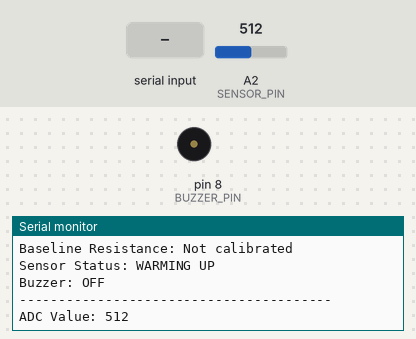
Bench run of a sketch on a simulated Arduino Nano, built with avr-gcc and run on an emulated ATmega328P. Shown: buzzer (waves = sounding, pin HIGH), the last lines printed to the serial monitor. The test bench sets the inputs (shaded band); at power-on: A2 (SENSOR_PIN) = 512.

Above: at 1.3 s.
1.4 s: A2 (SENSOR_PIN) set to 502
At 1.5 s:
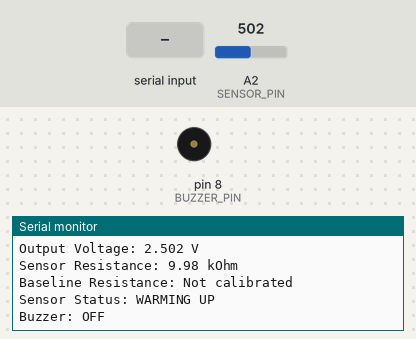
4.4 s: "C" received over Serial
7.4 s: "?" received over Serial
8.9 s: A2 (SENSOR_PIN) set to 716
At 9.07 s:
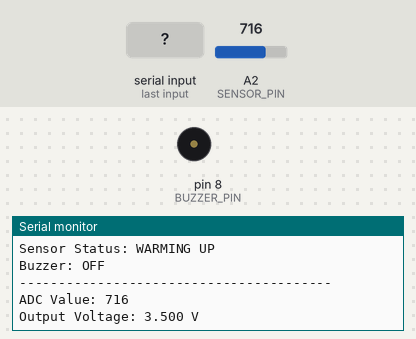
Timing chart, 0 to 11.9 s (numbered marks = the images above; inputs shaded):
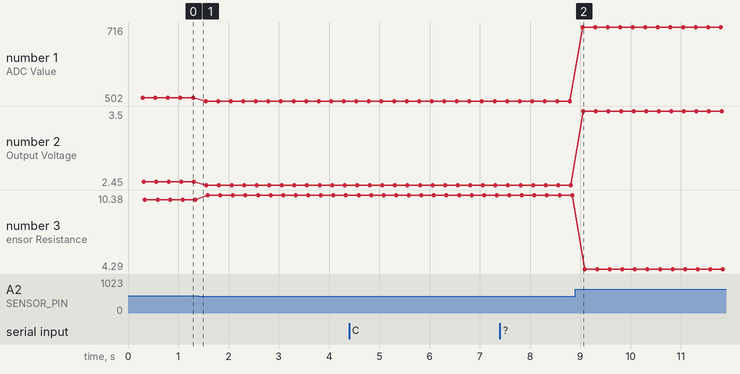

The sketch:

MQ2_Gas_Detection_System.ino.ino
```cpp
/*
  MQ-2 Gas Detection System
  Board: Arduino Nano (ATmega328P)
  Sensor analog output: A2
  Buzzer signal: D8

  Educational prototype only. NOT a certified gas detector.
  Do not use this project for life-safety or industrial protection.

  Circuit assumed by the resistance equation:
    VCC (Vc) -> MQ-2 sensing element Rs -> A2 / divider node -> RL (10 kOhm) -> GND
  This arrangement makes ADC/Vout rise as Rs falls in response to many combustible gases.
  Check your module's schematic: some MQ-2 breakout boards have different circuitry,
  and their AO pin may not match this bare-sensor divider model.
*/

#include <Arduino.h>

// ----------------------- Hardware configuration -----------------------
const uint8_t SENSOR_PIN = A2;
const uint8_t BUZZER_PIN = 8;

// ----------------------- Measurement parameters ----------------------
const float ADC_REFERENCE_VOLTAGE = 5.00; // ADC reference voltage in volts (measure Vcc for better accuracy)
const uint16_t ADC_MAX_COUNT = 1023;      // 10-bit ADC: 0..1023
const float CIRCUIT_VOLTAGE = 5.00;      // Vc: voltage supplied to the sensor divider
const float LOAD_RESISTANCE_OHMS = 10000.0; // RL: load resistor in ohms

// ----------------------- Detection parameters ------------------------
// Alarm is based on ADC increase from the measured baseline.
// Adjust after observing the sensor in a stable, known safe environment.
const uint16_t ALARM_DELTA_ADC = 80;      // Trigger at baseline ADC + this amount
const uint16_t HYSTERESIS_ADC = 20;       // Clear alarm below trigger - hysteresis

// ----------------------- Timing parameters ---------------------------
const unsigned long WARMUP_DURATION_MS = 60000UL; // 60 s example; follow sensor datasheet for initial burn-in
const unsigned long SAMPLE_INTERVAL_MS = 250UL;   // Read/print every 250 ms
const uint16_t CALIBRATION_SAMPLE_COUNT = 100;    // 100 readings
const unsigned long CALIBRATION_SAMPLE_INTERVAL_MS = 20UL;

// ----------------------- Runtime state ------------------------------
unsigned long bootTimeMs = 0;
unsigned long lastSampleMs = 0;

uint16_t currentAdc = 0;
float currentVoltage = 0.0;
float currentSensorResistance = 0.0;

uint16_t baselineAdc = 0;
float baselineVoltage = 0.0;
float baselineSensorResistance = 0.0;
bool baselineCalibrated = false;
bool alarmActive = false;
bool warmupComplete = false;

// -------------------------------------------------------------------
// Read one analog sample from the MQ-2 analog output.
uint16_t readSensor() {
  return analogRead(SENSOR_PIN);
}

// -------------------------------------------------------------------
// Convert ADC counts to voltage.
// Vout = ADC * Vref / ADC_MAX_COUNT
float adcToVoltage(uint16_t adcValue) {
  return (float)adcValue * ADC_REFERENCE_VOLTAGE / (float)ADC_MAX_COUNT;
}

// -------------------------------------------------------------------
// Calculate approximate sensor resistance using:
// Rs = RL * (Vc / Vout - 1)
//
// Rs: sensing element resistance (ohms)
// RL: load resistance (ohms)
// Vc: divider supply voltage (volts)
// Vout: measured divider voltage (volts)
//
// This equation is valid only for the divider arrangement described
// in the header. If Vout is near zero, the calculation is undefined.
float calculateSensorResistance(float outputVoltage) {
  if (outputVoltage <= 0.001) {
    return NAN;
  }

  float resistance = LOAD_RESISTANCE_OHMS *
                    ((CIRCUIT_VOLTAGE / outputVoltage) - 1.0);

  if (resistance < 0.0) {
    resistance = 0.0;
  }

  return resistance;
}

// -------------------------------------------------------------------
// Collect an average baseline after warm-up.
// Perform this only in a stable, known safe atmosphere. The baseline
// is a local reference, not a universal clean-air value.
void calibrateSensor() {
  Serial.println();
  Serial.println(F("Starting baseline calibration..."));
  Serial.println(F("Keep the sensor in a stable, known safe environment."));

  unsigned long adcTotal = 0;

  for (uint16_t i = 0; i < CALIBRATION_SAMPLE_COUNT; i++) {
    adcTotal += readSensor();
    delay(CALIBRATION_SAMPLE_INTERVAL_MS);
  }

  baselineAdc = (uint16_t)(adcTotal / CALIBRATION_SAMPLE_COUNT);
  baselineVoltage = adcToVoltage(baselineAdc);
  baselineSensorResistance = calculateSensorResistance(baselineVoltage);
  baselineCalibrated = true;
  alarmActive = false;
  digitalWrite(BUZZER_PIN, LOW);

  Serial.println(F("Baseline calibration complete."));
  Serial.print(F("Baseline ADC: "));
  Serial.println(baselineAdc);
  Serial.print(F("Baseline voltage: "));
  Serial.print(baselineVoltage, 3);
  Serial.println(F(" V"));
  Serial.print(F("Baseline sensor resistance: "));
  if (isnan(baselineSensorResistance)) {
    Serial.println(F("Not available (voltage too low)"));
  } else {
    Serial.print(baselineSensorResistance / 1000.0, 2);
    Serial.println(F(" kOhm"));
  }
  Serial.println(F("Alarm monitoring enabled."));
  Serial.println();
}

// -------------------------------------------------------------------
// Update alarm state using a threshold relative to baseline.
// In this circuit, gas response commonly increases ADC readings.
// Hysteresis prevents rapid switching near the threshold.
void checkAlarm(uint16_t adcValue) {
  if (!baselineCalibrated || !warmupComplete) {
    alarmActive = false;
    digitalWrite(BUZZER_PIN, LOW);
    return;
  }

  uint16_t triggerLevel = baselineAdc + ALARM_DELTA_ADC;
  if (triggerLevel > ADC_MAX_COUNT) {
    triggerLevel = ADC_MAX_COUNT;
  }

  int clearLevel = (int)triggerLevel - (int)HYSTERESIS_ADC;
  if (clearLevel < 0) {
    clearLevel = 0;
  }

  if (!alarmActive && adcValue >= triggerLevel) {
    alarmActive = true;
  } else if (alarmActive && adcValue <= (uint16_t)clearLevel) {
    alarmActive = false;
  }

  digitalWrite(BUZZER_PIN, alarmActive ? HIGH : LOW);
}

// -------------------------------------------------------------------
// Print current sensor data in a readable format.
void printSensorData() {
  Serial.println(F("----------------------------------------"));
  Serial.print(F("ADC Value: "));
  Serial.println(currentAdc);

  Serial.print(F("Output Voltage: "));
  Serial.print(currentVoltage, 3);
  Serial.println(F(" V"));

  Serial.print(F("Sensor Resistance: "));
  if (isnan(currentSensorResistance)) {
    Serial.println(F("Not available"));
  } else {
    Serial.print(currentSensorResistance / 1000.0, 2);
    Serial.println(F(" kOhm"));
  }

  Serial.print(F("Baseline Resistance: "));
  if (!baselineCalibrated || isnan(baselineSensorResistance)) {
    Serial.println(F("Not calibrated"));
  } else {
    Serial.print(baselineSensorResistance / 1000.0, 2);
    Serial.println(F(" kOhm"));
  }

  if (!warmupComplete) {
    Serial.println(F("Sensor Status: WARMING UP"));
  } else if (!baselineCalibrated) {
    Serial.println(F("Sensor Status: NOT CALIBRATED (send C)"));
  } else if (alarmActive) {
    Serial.println(F("WARNING: SENSOR RESPONSE ABOVE THRESHOLD"));
  } else {
    Serial.println(F("Sensor Status: NORMAL"));
  }

  Serial.print(F("Buzzer: "));
  Serial.println(alarmActive ? F("ON") : F("OFF"));
}

// -------------------------------------------------------------------
// Process serial commands.
// Send C or c to calibrate; send ? to print command help.
void handleSerialCommands() {
  while (Serial.available() > 0) {
    char command = Serial.read();

    if (command == 'C' || command == 'c') {
      if (warmupComplete) {
        calibrateSensor();
      } else {
        Serial.println(F("Calibration unavailable: wait for warm-up."));
      }
    } else if (command == '?' ) {
      Serial.println(F("Commands: C = baseline calibration, ? = help"));
    }
  }
}

// -------------------------------------------------------------------
void setup() {
  pinMode(SENSOR_PIN, INPUT);
  pinMode(BUZZER_PIN, OUTPUT);
  digitalWrite(BUZZER_PIN, LOW);

  Serial.begin(9600);
  bootTimeMs = millis();

  Serial.println(F("MQ-2 Gas Detection System"));
  Serial.println(F("Educational prototype - not a certified safety detector."));
  Serial.println(F("Wait for warm-up, then send C in Serial Monitor to calibrate."));
  Serial.println(F("Set Serial Monitor to 9600 baud."));
}

// -------------------------------------------------------------------
void loop() {
  handleSerialCommands();

  unsigned long now = millis();

  if (!warmupComplete && (now - bootTimeMs >= WARMUP_DURATION_MS)) {
    warmupComplete = true;
    Serial.println();
    Serial.println(F("Warm-up period complete."));
    Serial.println(F("Place sensor in a stable, known safe environment and send C."));
  }

  if (now - lastSampleMs >= SAMPLE_INTERVAL_MS) {
    lastSampleMs = now;

    currentAdc = readSensor();
    currentVoltage = adcToVoltage(currentAdc);
    currentSensorResistance = calculateSensorResistance(currentVoltage);

    checkAlarm(currentAdc);
    printSensorData();
  }
}
```

Measured:
- the behaviour switches between 512 and 511 on A2 (SENSOR_PIN) (found by bisection; images 0 and 1)
- after the input at 8.9 s, the serial monitor: prints a new line after 0.15 s (image 2)
- plotted number 1: 512 → 502 after the input at 1.4 s, 502 → 716 after the input at 8.9 s
- plotted number 2: 2.5 → 2.45 after the input at 1.4 s, 2.45 → 3.5 after the input at 8.9 s
- plotted number 3: 9.98 → 10.38 after the input at 1.4 s, 10.38 → 4.29 after the input at 8.9 s
